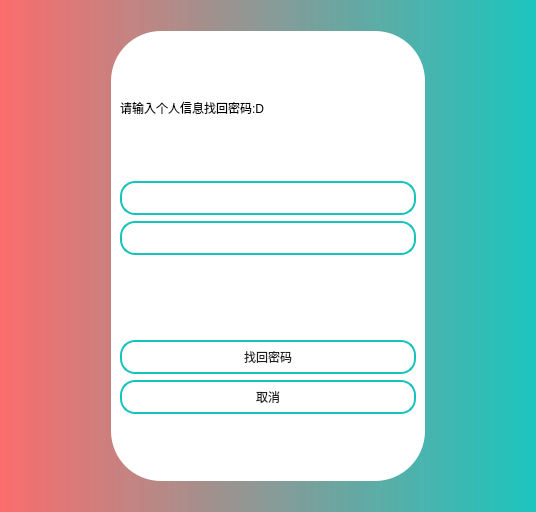
<?xml version="1.0" encoding="UTF-8"?>
<ui version="4.0">
 <class>findPwd</class>
 <widget class="QWidget" name="findPwd">
  <property name="geometry">
   <rect>
    <x>0</x>
    <y>0</y>
    <width>536</width>
    <height>512</height>
   </rect>
  </property>
  <property name="windowTitle">
   <string>找回密码</string>
  </property>
  <property name="styleSheet">
   <string notr="true">background-color: qlineargradient(spread:pad, x1:0, y1:0, x2:1, y2:0, stop:0 rgba(251,102,102, 200), stop:1 rgba(20,196,188, 210));</string>
  </property>
  <layout class="QGridLayout" name="gridLayout">
   <item row="0" column="1">
    <spacer name="verticalSpacer">
     <property name="orientation">
      <enum>Qt::Orientation::Vertical</enum>
     </property>
     <property name="sizeType">
      <enum>QSizePolicy::Policy::Fixed</enum>
     </property>
     <property name="sizeHint" stdset="0">
      <size>
       <width>20</width>
       <height>20</height>
      </size>
     </property>
    </spacer>
   </item>
   <item row="1" column="0">
    <spacer name="horizontalSpacer">
     <property name="orientation">
      <enum>Qt::Orientation::Horizontal</enum>
     </property>
     <property name="sizeType">
      <enum>QSizePolicy::Policy::Fixed</enum>
     </property>
     <property name="sizeHint" stdset="0">
      <size>
       <width>100</width>
       <height>20</height>
      </size>
     </property>
    </spacer>
   </item>
   <item row="1" column="2">
    <spacer name="horizontalSpacer_2">
     <property name="orientation">
      <enum>Qt::Orientation::Horizontal</enum>
     </property>
     <property name="sizeType">
      <enum>QSizePolicy::Policy::Fixed</enum>
     </property>
     <property name="sizeHint" stdset="0">
      <size>
       <width>100</width>
       <height>20</height>
      </size>
     </property>
    </spacer>
   </item>
   <item row="3" column="1">
    <spacer name="verticalSpacer_2">
     <property name="orientation">
      <enum>Qt::Orientation::Vertical</enum>
     </property>
     <property name="sizeType">
      <enum>QSizePolicy::Policy::Fixed</enum>
     </property>
     <property name="sizeHint" stdset="0">
      <size>
       <width>20</width>
       <height>20</height>
      </size>
     </property>
    </spacer>
   </item>
   <item row="1" column="1">
    <widget class="QWidget" name="widget" native="true">
     <property name="styleSheet">
      <string notr="true">background-color: rgb(255, 255, 255);
border-radius: 50px;
font: 290 15pt &quot;Microsoft YaHei UI&quot;;</string>
     </property>
     <layout class="QGridLayout" name="gridLayout_2">
      <item row="4" column="0">
       <widget class="QLineEdit" name="userID">
        <property name="styleSheet">
         <string notr="true">font: 25 14pt '微软雅黑 Light';
color: rgb(31,31,31);
padding-left:20px;
background-color: rgb(255, 255, 255);
border:2px solid rgb(20,196,188);
border-radius:15px;
height: 30px;</string>
        </property>
       </widget>
      </item>
      <item row="9" column="0">
       <spacer name="verticalSpacer_6">
        <property name="orientation">
         <enum>Qt::Orientation::Vertical</enum>
        </property>
        <property name="sizeHint" stdset="0">
         <size>
          <width>20</width>
          <height>52</height>
         </size>
        </property>
       </spacer>
      </item>
      <item row="0" column="0">
       <spacer name="verticalSpacer_5">
        <property name="orientation">
         <enum>Qt::Orientation::Vertical</enum>
        </property>
        <property name="sizeHint" stdset="0">
         <size>
          <width>20</width>
          <height>53</height>
         </size>
        </property>
       </spacer>
      </item>
      <item row="1" column="0">
       <widget class="QLabel" name="label">
        <property name="text">
         <string>请输入个人信息找回密码:D</string>
        </property>
       </widget>
      </item>
      <item row="6" column="0">
       <spacer name="verticalSpacer_3">
        <property name="orientation">
         <enum>Qt::Orientation::Vertical</enum>
        </property>
        <property name="sizeHint" stdset="0">
         <size>
          <width>20</width>
          <height>53</height>
         </size>
        </property>
       </spacer>
      </item>
      <item row="8" column="0">
       <widget class="QPushButton" name="pushButton_2">
        <property name="styleSheet">
         <string notr="true">QPushButton {
height: 30px;
font: 25 14pt '微软雅黑 Light';
color: rgb(31,31,31);
background-color: rgb(255, 255, 255);
border:2px solid rgb(20,196,188);
border-radius:15px;

}
QPushButton:hover {
    background-color: rgb(22,218,208);
}
QPushButton:pressed {
    background-color: rgb(17,171,164);
}
</string>
        </property>
        <property name="text">
         <string>取消</string>
        </property>
       </widget>
      </item>
      <item row="2" column="0">
       <spacer name="verticalSpacer_4">
        <property name="orientation">
         <enum>Qt::Orientation::Vertical</enum>
        </property>
        <property name="sizeHint" stdset="0">
         <size>
          <width>20</width>
          <height>52</height>
         </size>
        </property>
       </spacer>
      </item>
      <item row="3" column="0">
       <widget class="QLineEdit" name="userName">
        <property name="styleSheet">
         <string notr="true">font: 25 14pt '微软雅黑 Light';
color: rgb(31,31,31);
padding-left:20px;
background-color: rgb(255, 255, 255);
border:2px solid rgb(20,196,188);
border-radius:15px;
height: 30px;</string>
        </property>
       </widget>
      </item>
      <item row="7" column="0">
       <widget class="QPushButton" name="find">
        <property name="styleSheet">
         <string notr="true">QPushButton {
height: 30px;
font: 25 14pt '微软雅黑 Light';
color: rgb(31,31,31);
background-color: rgb(255, 255, 255);
border:2px solid rgb(20,196,188);
border-radius:15px;

}
QPushButton:hover {
    background-color: rgb(22,218,208);
}
QPushButton:pressed {
    background-color: rgb(17,171,164);
}
</string>
        </property>
        <property name="text">
         <string>找回密码</string>
        </property>
       </widget>
      </item>
      <item row="5" column="0">
       <widget class="QLabel" name="notice">
        <property name="styleSheet">
         <string notr="true">font: 290 15pt &quot;Microsoft YaHei UI&quot;;
color: rgb(255, 85, 127);</string>
        </property>
        <property name="text">
         <string/>
        </property>
       </widget>
      </item>
     </layout>
    </widget>
   </item>
  </layout>
 </widget>
 <resources/>
 <connections/>
</ui>
